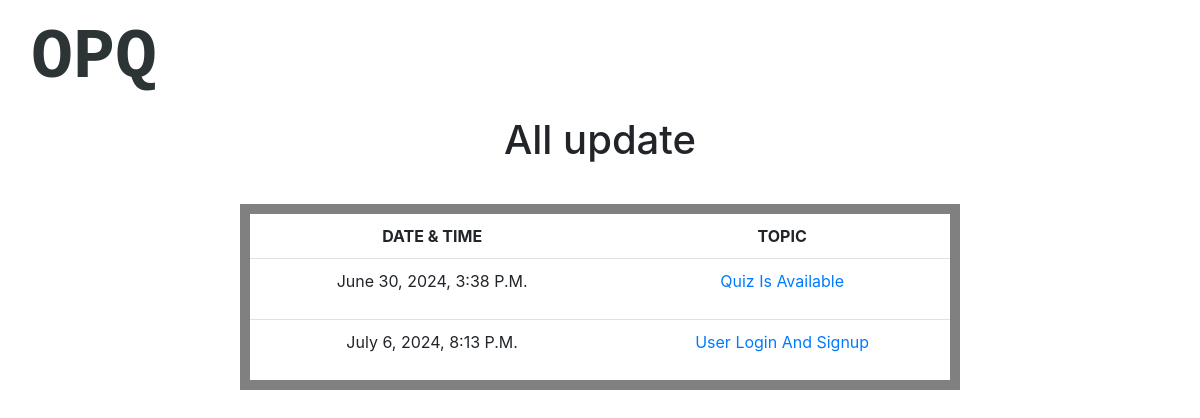
Page /allupdate/ on the committed database.
### All/models.py (models this page shows)
class update(models.Model):
    date=models.DateTimeField(auto_now=True)
    title=models.CharField(max_length=100)
    desc=models.TextField(max_length=1000)

### All/views.py (the view)
# urls.py: path('allupdate/',fb.allupdates)
def allupdates(request):
    totalupdate=update.objects.all()
    data={
        'totalupdate':totalupdate
    }
    return render(request,"allupdate.html",data)

### templates/allupdate.html (shortened to what this page needs)
{% extends "base2.html" %}
{% block base %}
<!DOCTYPE html>
<html lang="en">
<head>
    <link rel="stylesheet" href="https://maxcdn.bootstrapcdn.com/font-awesome/4.7.0/css/font-awesome.min.css">
    <link rel="stylesheet" href="/static/bootstrap-css/bootstrap.css">
    <link rel="stylesheet" href="/static/css/styleWelcome.css">
</head>
<body>
<div>
    <div class="beforetable">
        <h1 style="text-align: center;">All update</h1>
        <table class="table">
            <tr>
                <th>DATE & TIME</th>
                <th>TOPIC</th>
            </tr>
                {% for update in totalupdate %}
                <tr>
                    <td><p>{{update.date}}</p></td>
                    <td><p><a href="/updatedetails/ {{update.id}}">{{update.title}}</a></p></td>
                </tr>
                {% endfor %}
        </table>
    </div>
</div>
</body>
</html>
{% endblock base %}

### static/css/styleWelcome.css (style rules this page uses)
* { margin: 0; padding: 0; }
html { scroll-behavior: smooth; }

### templates/allupdate.html (style rules this page uses)
.table { border:"1"; margin-top: 40px; text-align: center; text-transform: capitalize; border-width: 10px; border-style: solid; }
.beforetable { margin-left: 20%; margin-right: 20%; }

### rows in the picture
update: date "June 30, 2024, 3:38 P.m.", title "Quiz Is Available"
update: date "July 6, 2024, 8:13 P.m.", title "User Login And Signup"
